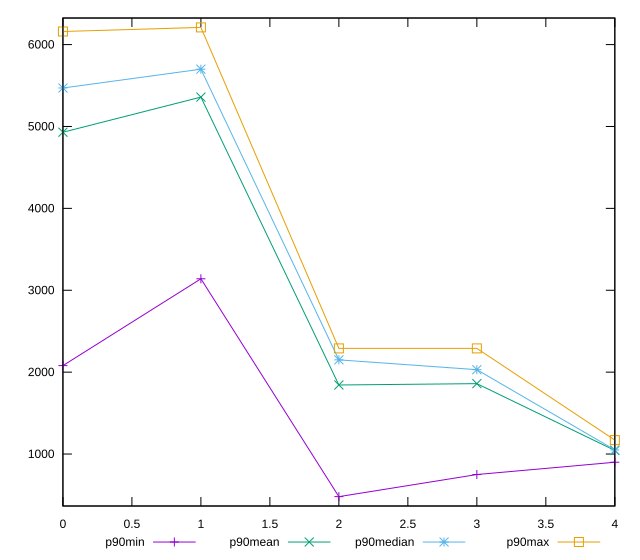

Write gnuplot code to recreate this figure.
reset

$p90Min <<EOF
0 2080
1 3140
2 480
3 750
4 900
EOF

$p90Mean <<EOF
0 4930
1 5358.936170212766
2 1843.1914893617022
3 1859.5744680851064
4 1043.723404255319
EOF

$p90Median <<EOF
0 5470
1 5700
2 2150
3 2030
4 1050
EOF

$p90Max <<EOF
0 6160
1 6210
2 2290
3 2290
4 1170
EOF

set key outside below
set xrange [0:4]
set yrange [365.4:6324.6]
set trange [365.4:6324.6]
set terminal svg size 640, 560 enhanced background rgb 'white'
set output "report_00015_2021-02-09T16-11-33.973Z/unused-javascript/progression/value.svg"

plot $p90Min title "p90min" with linespoints, \
     $p90Mean title "p90mean" with linespoints, \
     $p90Median title "p90median" with linespoints, \
     $p90Max title "p90max" with linespoints

reset
